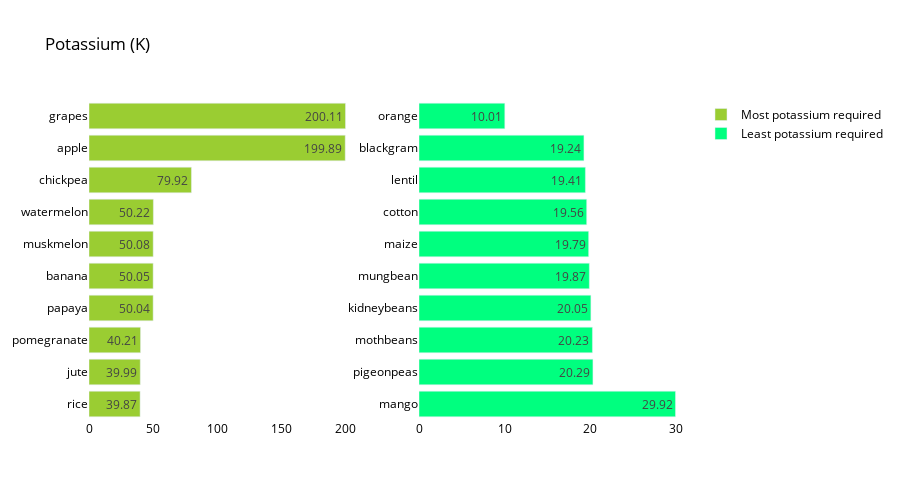

Source (notebook cell):
### Markdown cell above
Potassium Analysis

### Code cell
crop_summary_K = crop_summary.sort_values(by='K', ascending=False)
  
fig = make_subplots(rows=1, cols=2)

top = {
    'y' : crop_summary_K['K'][0:10].sort_values().index,
    'x' : crop_summary_K['K'][0:10].sort_values()
}

last = {
    'y' : crop_summary_K['K'][-10:].index,
    'x' : crop_summary_K['K'][-10:]
}

fig.add_trace(
    go.Bar(top,
           name="Most potassium required",
           marker_color=random.choice(colorarr),
           orientation='h',
          text=top['x']),
    
    row=1, col=1
)

fig.add_trace(
    go.Bar(last,
           name="Least potassium required",
           marker_color=random.choice(colorarr),
           orientation='h',
          text=last['x']),
    row=1, col=2
)
fig.update_traces(texttemplate='%{text}', textposition='inside')
fig.update_layout(title_text="Potassium (K)",
                  plot_bgcolor='white',
                  font_size=12, 
                  font_color='black',
                 height=500)

fig.update_xaxes(showgrid=False)
fig.update_yaxes(showgrid=False)
fig.show()

### Figure 1 — Plotly figure (JSON) as saved in the notebook; plotly's stock layout.template omitted (floating-point values rounded to 4 significant figures)
{"data": [{"marker": {"color": "#9acd32"}, "name": "Most potassium required", "orientation": "h", "text": [39.87, 39.99, 40.21, 50.04, 50.05, 50.08, 50.22, 79.92, 199.9, 200.1], "textposition": "inside", "texttemplate": "%{text}", "type": "bar", "x": [39.87, 39.99, 40.21, 50.04, 50.05, 50.08, 50.22, 79.92, 199.9, 200.1], "xaxis": "x", "y": ["rice", "jute", "pomegranate", "papaya", "banana", "muskmelon", "watermelon", "chickpea", "apple", "grapes"], "yaxis": "y"}, {"marker": {"color": "#00ff7f"}, "name": "Least potassium required", "orientation": "h", "text": [29.92, 20.29, 20.23, 20.05, 19.87, 19.79, 19.56, 19.41, 19.24, 10.01], "textposition": "inside", "texttemplate": "%{text}", "type": "bar", "x": [29.92, 20.29, 20.23, 20.05, 19.87, 19.79, 19.56, 19.41, 19.24, 10.01], "xaxis": "x2", "y": ["mango", "pigeonpeas", "mothbeans", "kidneybeans", "mungbean", "maize", "cotton", "lentil", "blackgram", "orange"], "yaxis": "y2"}], "layout": {"font": {"color": "black", "size": 12}, "height": 500, "plot_bgcolor": "white", "title": {"text": "Potassium (K)"}, "xaxis": {"anchor": "y", "domain": [0, 0.45], "showgrid": false}, "xaxis2": {"anchor": "y2", "domain": [0.55, 1], "showgrid": false}, "yaxis": {"anchor": "x", "domain": [0, 1], "showgrid": false}, "yaxis2": {"anchor": "x2", "domain": [0, 1], "showgrid": false}}}
